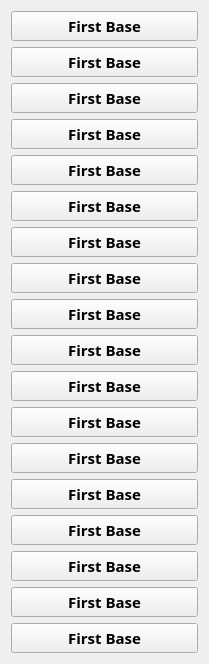
                   <widget class="QWidget" name="scrollAreaWidgetContents_2">
                    <property name="geometry">
                     <rect>
                      <x>0</x>
                      <y>0</y>
                      <width>209</width>
                      <height>660</height>
                     </rect>
                    </property>
                    <layout class="QVBoxLayout" name="verticalLayout_11">
                     <item>
                      <widget class="QPushButton" name="first_base_btn_13">
                       <property name="minimumSize">
                        <size>
                         <width>175</width>
                         <height>30</height>
                        </size>
                       </property>
                       <property name="font">
                        <font>
                         <family>Narkisim</family>
                         <pointsize>11</pointsize>
                         <weight>75</weight>
                         <bold>true</bold>
                        </font>
                       </property>
                       <property name="text">
                        <string>First Base</string>
                       </property>
                       <property name="icon">
                        <iconset resource="resource.qrc">
                         <normaloff>:/icons/icons/database.svg</normaloff>:/icons/icons/database.svg</iconset>
                       </property>
                       <property name="iconSize">
                        <size>
                         <width>20</width>
                         <height>24</height>
                        </size>
                       </property>
                      </widget>
                     </item>
                     <item>
                      <widget class="QPushButton" name="first_base_btn">
                       <property name="minimumSize">
                        <size>
                         <width>175</width>
                         <height>30</height>
                        </size>
                       </property>
                       <property name="font">
                        <font>
                         <family>Narkisim</family>
                         <pointsize>11</pointsize>
                         <weight>75</weight>
                         <bold>true</bold>
                        </font>
                       </property>
                       <property name="text">
                        <string>First Base</string>
                       </property>
                       <property name="icon">
                        <iconset resource="resource.qrc">
                         <normaloff>:/icons/icons/database.svg</normaloff>:/icons/icons/database.svg</iconset>
                       </property>
                       <property name="iconSize">
                        <size>
                         <width>20</width>
                         <height>24</height>
                        </size>
                       </property>
                      </widget>
                     </item>
                     <item>
                      <widget class="QPushButton" name="first_base_btn_18">
                       <property name="minimumSize">
                        <size>
                         <width>175</width>
                         <height>30</height>
                        </size>
                       </property>
                       <property name="font">
                        <font>
                         <family>Narkisim</family>
                         <pointsize>11</pointsize>
                         <weight>75</weight>
                         <bold>true</bold>
                        </font>
                       </property>
                       <property name="text">
                        <string>First Base</string>
                       </property>
                       <property name="icon">
                        <iconset resource="resource.qrc">
                         <normaloff>:/icons/icons/database.svg</normaloff>:/icons/icons/database.svg</iconset>
                       </property>
                       <property name="iconSize">
                        <size>
                         <width>20</width>
                         <height>24</height>
                        </size>
                       </property>
                      </widget>
                     </item>
                     <item>
                      <widget class="QPushButton" name="first_base_btn_17">
                       <property name="minimumSize">
                        <size>
                         <width>175</width>
                         <height>30</height>
                        </size>
                       </property>
                       <property name="font">
                        <font>
                         <family>Narkisim</family>
                         <pointsize>11</pointsize>
                         <weight>75</weight>
                         <bold>true</bold>
                        </font>
                       </property>
                       <property name="text">
                        <string>First Base</string>
                       </property>
                       <property name="icon">
                        <iconset resource="resource.qrc">
                         <normaloff>:/icons/icons/database.svg</normaloff>:/icons/icons/database.svg</iconset>
                       </property>
                       <property name="iconSize">
                        <size>
                         <width>20</width>
                         <height>24</height>
                        </size>
                       </property>
                      </widget>
                     </item>
                     <item>
                      <widget class="QPushButton" name="first_base_btn_12">
                       <property name="minimumSize">
                        <size>
                         <width>175</width>
                         <height>30</height>
                        </size>
                       </property>
                       <property name="font">
                        <font>
                         <family>Narkisim</family>
                         <pointsize>11</pointsize>
                         <weight>75</weight>
                         <bold>true</bold>
                        </font>
                       </property>
                       <property name="text">
                        <string>First Base</string>
                       </property>
                       <property name="icon">
                        <iconset resource="resource.qrc">
                         <normaloff>:/icons/icons/database.svg</normaloff>:/icons/icons/database.svg</iconset>
                       </property>
                       <property name="iconSize">
                        <size>
                         <width>20</width>
                         <height>24</height>
                        </size>
                       </property>
                      </widget>
                     </item>
                     <item>
                      <widget class="QPushButton" name="first_base_btn_2">
                       <property name="minimumSize">
                        <size>
                         <width>175</width>
                         <height>30</height>
                        </size>
                       </property>
                       <property name="font">
                        <font>
                         <family>Narkisim</family>
                         <pointsize>11</pointsize>
                         <weight>75</weight>
                         <bold>true</bold>
                        </font>
                       </property>
                       <property name="text">
                        <string>First Base</string>
                       </property>
                       <property name="icon">
                        <iconset resource="resource.qrc">
                         <normaloff>:/icons/icons/database.svg</normaloff>:/icons/icons/database.svg</iconset>
                       </property>
                       <property name="iconSize">
                        <size>
                         <width>20</width>
                         <height>24</height>
                        </size>
                       </property>
                      </widget>
                     </item>
                     <item>
                      <widget class="QPushButton" name="first_base_btn_3">
                       <property name="minimumSize">
                        <size>
                         <width>175</width>
                         <height>30</height>
                        </size>
                       </property>
                       <property name="font">
                        <font>
                         <family>Narkisim</family>
                         <pointsize>11</pointsize>
                         <weight>75</weight>
                         <bold>true</bold>
                        </font>
                       </property>
                       <property name="text">
                        <string>First Base</string>
                       </property>
                       <property name="icon">
                        <iconset resource="resource.qrc">
                         <normaloff>:/icons/icons/database.svg</normaloff>:/icons/icons/database.svg</iconset>
                       </property>
                       <property name="iconSize">
                        <size>
                         <width>20</width>
                         <height>24</height>
                        </size>
                       </property>
                      </widget>
                     </item>
                     <item>
                      <widget class="QPushButton" name="first_base_btn_4">
                       <property name="minimumSize">
                        <size>
                         <width>175</width>
                         <height>30</height>
                        </size>
                       </property>
                       <property name="font">
                        <font>
                         <family>Narkisim</family>
                         <pointsize>11</pointsize>
                         <weight>75</weight>
                         <bold>true</bold>
                        </font>
                       </property>
                       <property name="text">
                        <string>First Base</string>
                       </property>
                       <property name="icon">
                        <iconset resource="resource.qrc">
                         <normaloff>:/icons/icons/database.svg</normaloff>:/icons/icons/database.svg</iconset>
                       </property>
                       <property name="iconSize">
                        <size>
                         <width>20</width>
                         <height>24</height>
                        </size>
                       </property>
                      </widget>
                     </item>
                     <item>
                      <widget class="QPushButton" name="first_base_btn_15">
                       <property name="minimumSize">
                        <size>
                         <width>175</width>
                         <height>30</height>
                        </size>
                       </property>
                       <property name="font">
                        <font>
                         <family>Narkisim</family>
                         <pointsize>11</pointsize>
                         <weight>75</weight>
                         <bold>true</bold>
                        </font>
                       </property>
                       <property name="text">
                        <string>First Base</string>
                       </property>
                       <property name="icon">
                        <iconset resource="resource.qrc">
                         <normaloff>:/icons/icons/database.svg</normaloff>:/icons/icons/database.svg</iconset>
                       </property>
                       <property name="iconSize">
                        <size>
                         <width>20</width>
                         <height>24</height>
                        </size>
                       </property>
                      </widget>
                     </item>
                     <item>
                      <widget class="QPushButton" name="first_base_btn_16">
                       <property name="minimumSize">
                        <size>
                         <width>175</width>
                         <height>30</height>
                        </size>
                       </property>
                       <property name="font">
                        <font>
                         <family>Narkisim</family>
                         <pointsize>11</pointsize>
                         <weight>75</weight>
                         <bold>true</bold>
                        </font>
                       </property>
                       <property name="text">
                        <string>First Base</string>
                       </property>
                       <property name="icon">
                        <iconset resource="resource.qrc">
                         <normaloff>:/icons/icons/database.svg</normaloff>:/icons/icons/database.svg</iconset>
                       </property>
                       <property name="iconSize">
                        <size>
                         <width>20</width>
                         <height>24</height>
                        </size>
                       </property>
                      </widget>
                     </item>
                     <item>
                      <widget class="QPushButton" name="first_base_btn_14">
                       <property name="minimumSize">
                        <size>
                         <width>175</width>
                         <height>30</height>
                        </size>
                       </property>
                       <property name="font">
                        <font>
                         <family>Narkisim</family>
                         <pointsize>11</pointsize>
                         <weight>75</weight>
                         <bold>true</bold>
                        </font>
                       </property>
                       <property name="text">
                        <string>First Base</string>
                       </property>
                       <property name="icon">
                        <iconset resource="resource.qrc">
                         <normaloff>:/icons/icons/database.svg</normaloff>:/icons/icons/database.svg</iconset>
                       </property>
                       <property name="iconSize">
                        <size>
                         <width>20</width>
                         <height>24</height>
                        </size>
                       </property>
                      </widget>
                     </item>
                     <item>
                      <widget class="QPushButton" name="first_base_btn_5">
                       <property name="minimumSize">
                        <size>
                         <width>175</width>
                         <height>30</height>
                        </size>
                       </property>
                       <property name="font">
                        <font>
                         <family>Narkisim</family>
                         <pointsize>11</pointsize>
                         <weight>75</weight>
                         <bold>true</bold>
                        </font>
                       </property>
                       <property name="text">
                        <string>First Base</string>
                       </property>
                       <property name="icon">
                        <iconset resource="resource.qrc">
                         <normaloff>:/icons/icons/database.svg</normaloff>:/icons/icons/database.svg</iconset>
                       </property>
                       <property name="iconSize">
                        <size>
                         <width>20</width>
                         <height>24</height>
                        </size>
                       </property>
                      </widget>
                     </item>
                     <item>
                      <widget class="QPushButton" name="first_base_btn_6">
                       <property name="minimumSize">
                        <size>
                         <width>175</width>
                         <height>30</height>
                        </size>
                       </property>
                       <property name="font">
                        <font>
                         <family>Narkisim</family>
                         <pointsize>11</pointsize>
                         <weight>75</weight>
                         <bold>true</bold>
                        </font>
                       </property>
                       <property name="text">
                        <string>First Base</string>
                       </property>
                       <property name="icon">
                        <iconset resource="resource.qrc">
                         <normaloff>:/icons/icons/database.svg</normaloff>:/icons/icons/database.svg</iconset>
                       </property>
                       <property name="iconSize">
                        <size>
                         <width>20</width>
                         <height>24</height>
                        </size>
                       </property>
                      </widget>
                     </item>
                     <item>
                      <widget class="QPushButton" name="first_base_btn_7">
                       <property name="minimumSize">
                        <size>
                         <width>175</width>
                         <height>30</height>
                        </size>
                       </property>
                       <property name="font">
                        <font>
                         <family>Narkisim</family>
                         <pointsize>11</pointsize>
                         <weight>75</weight>
                         <bold>true</bold>
                        </font>
                       </property>
                       <property name="text">
                        <string>First Base</string>
                       </property>
                       <property name="icon">
                        <iconset resource="resource.qrc">
                         <normaloff>:/icons/icons/database.svg</normaloff>:/icons/icons/database.svg</iconset>
                       </property>
                       <property name="iconSize">
                        <size>
                         <width>20</width>
                         <height>24</height>
                        </size>
                       </property>
                      </widget>
                     </item>
                     <item>
                      <widget class="QPushButton" name="first_base_btn_11">
                       <property name="minimumSize">
                        <size>
                         <width>175</width>
                         <height>30</height>
                        </size>
                       </property>
                       <property name="font">
                        <font>
                         <family>Narkisim</family>
                         <pointsize>11</pointsize>
                         <weight>75</weight>
                         <bold>true</bold>
                        </font>
                       </property>
                       <property name="text">
                        <string>First Base</string>
                       </property>
                       <property name="icon">
                        <iconset resource="resource.qrc">
                         <normaloff>:/icons/icons/database.svg</normaloff>:/icons/icons/database.svg</iconset>
                       </property>
                       <property name="iconSize">
                        <size>
                         <width>20</width>
                         <height>24</height>
                        </size>
                       </property>
                      </widget>
                     </item>
                     <item>
                      <widget class="QPushButton" name="first_base_btn_8">
                       <property name="minimumSize">
                        <size>
                         <width>175</width>
                         <height>30</height>
                        </size>
                       </property>
                       <property name="font">
                        <font>
                         <family>Narkisim</family>
                         <pointsize>11</pointsize>
                         <weight>75</weight>
                         <bold>true</bold>
                        </font>
                       </property>
                       <property name="text">
                        <string>First Base</string>
                       </property>
                       <property name="icon">
                        <iconset resource="resource.qrc">
                         <normaloff>:/icons/icons/database.svg</normaloff>:/icons/icons/database.svg</iconset>
                       </property>
                       <property name="iconSize">
                        <size>
                         <width>20</width>
                         <height>24</height>
                        </size>
                       </property>
                      </widget>
                     </item>
                     <item>
                      <widget class="QPushButton" name="first_base_btn_10">
                       <property name="minimumSize">
                        <size>
                         <width>175</width>
                         <height>30</height>
                        </size>
                       </property>
                       <property name="font">
                        <font>
                         <family>Narkisim</family>
                         <pointsize>11</pointsize>
                         <weight>75</weight>
                         <bold>true</bold>
                        </font>
                       </property>
                       <property name="text">
                        <string>First Base</string>
                       </property>
                       <property name="icon">
                        <iconset resource="resource.qrc">
                         <normaloff>:/icons/icons/database.svg</normaloff>:/icons/icons/database.svg</iconset>
                       </property>
                       <property name="iconSize">
                        <size>
                         <width>20</width>
                         <height>24</height>
                        </size>
                       </property>
                      </widget>
                     </item>
                     <item>
                      <widget class="QPushButton" name="first_base_btn_9">
                       <property name="minimumSize">
                        <size>
                         <width>175</width>
                         <height>30</height>
                        </size>
                       </property>
                       <property name="font">
                        <font>
                         <family>Narkisim</family>
                         <pointsize>11</pointsize>
                         <weight>75</weight>
                         <bold>true</bold>
                        </font>
                       </property>
                       <property name="text">
                        <string>First Base</string>
                       </property>
                       <property name="icon">
                        <iconset resource="resource.qrc">
                         <normaloff>:/icons/icons/database.svg</normaloff>:/icons/icons/database.svg</iconset>
                       </property>
                       <property name="iconSize">
                        <size>
                         <width>20</width>
                         <height>24</height>
                        </size>
                       </property>
                      </widget>
                     </item>
                    </layout>
                   </widget>
